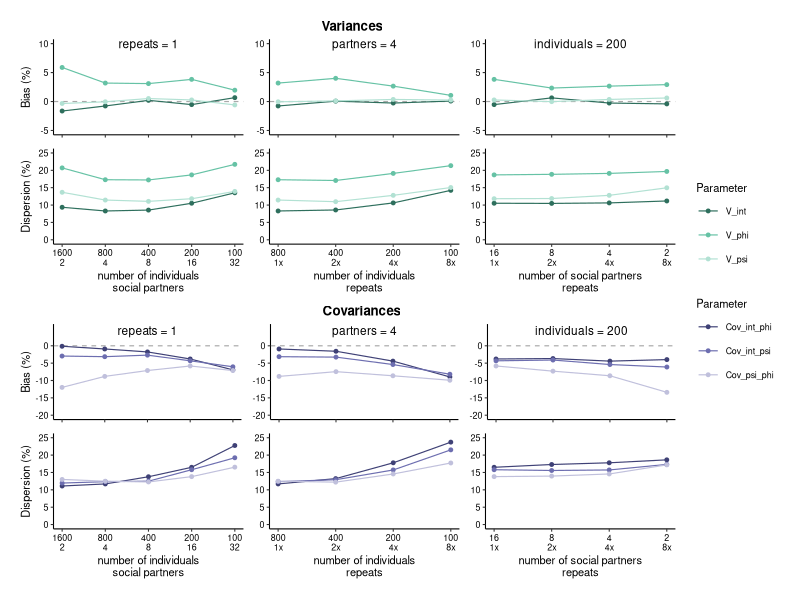

Recreate this plot in R.
library(dplyr)
library(stringr)
library(patchwork)
library(ggplot2)
library(RColorBrewer)
library(forcats)


df1_3200_1600_2_1x  <-read.csv("Output/res_3200_1600_2_1x_M1.csv") 
df1_3200_800_4_1x   <-read.csv("Output/res_3200_800_4_1x_M1.csv") 
df1_3200_400_8_1x   <-read.csv("Output/res_3200_400_8_1x_M1.csv") 
df1_3200_200_16_1x  <-read.csv("Output/res_3200_200_16_1x_M1.csv")
df1_3200_100_32_1x  <-read.csv("Output/res_3200_100_32_1x_M1.csv")

df2_3200_800_4_1x  <-read.csv("Output/res_3200_800_4_1x_M1.csv")
df2_3200_400_4_2x  <-read.csv("Output/res_3200_400_4_2x_M1.csv")
df2_3200_200_4_4x  <-read.csv("Output/res_3200_200_4_4x_M1.csv")
df2_3200_100_4_8x  <-read.csv("Output/res_3200_100_4_8x_M1.csv")

df3_3200_200_16_1x <-read.csv("Output/res_3200_200_16_1x_M1.csv")
df3_3200_200_8_2x  <-read.csv("Output/res_3200_200_8_2x_M1.csv")
df3_3200_200_4_4x  <-read.csv("Output/res_3200_200_4_4x_M1.csv")
df3_3200_200_2_8x  <-read.csv("Output/res_3200_200_2_8x_M1.csv")

df <- gdata::combine(
  df1_3200_1600_2_1x,  
  df1_3200_800_4_1x,  
  df1_3200_400_8_1x,  
  df1_3200_200_16_1x,
  df1_3200_100_32_1x,
  
  df2_3200_800_4_1x,
  df2_3200_400_4_2x,
  df2_3200_200_4_4x,
  df2_3200_100_4_8x,
  
  df3_3200_200_16_1x,
  df3_3200_200_8_2x,
  df3_3200_200_4_4x,
  df3_3200_200_2_8x)

# Means
Malpha   = 1      # mean focal effect
Mepsilon = 0      # mean partner effect
Mpsi     = 0.3    # interaction coefficient psi
Mx       = 0      # mean-centered covariate/opponent trait

# Variances
Valpha   = 0.2    # variance direct effect (mean behaviour)
Vepsilon = 0.01   # variance social partner effect (residual impact)
Vpsi     = 0.1    # variance in slopes (social responsiveness)
Vx       = 1      # variance social partner phenotype (impact covariate)

# Correlations between variance components
r_alpha_epsilon  =  0       # part of Cov int-phi
r_alpha_psi      =  -0.6    # part of Cov int-psi 
r_epsilon_psi    =  -0.6    # part of Cov psi-phi 
r_alpha_x        =  0.6     # part of Cov int-phi 
r_psi_x          =  -0.6    # part of Cov psi-phi 
r_epsilon_x      =  0

df$Q <- df$source
df$Q <- gsub('df','',df$Q)
df$Q <- as.factor(df$Q)
df[c('Q','N','ind','n_per_ind','repeats', 'Model')] <- str_split_fixed(df$Q, '_', 6)
df <- df %>%  mutate(ind = fct_relevel(ind,"1600", "800","400","200","100"))

Vphi <- Mpsi^2 * Vx + Vepsilon
Cov_alpha.phi <- r_alpha_epsilon*(sqrt(Valpha*Vepsilon))+ Mpsi*r_alpha_x*(sqrt(Valpha*Vx))
Cov_psi.phi <- r_epsilon_psi*(sqrt(Vepsilon*Vpsi)) + Mpsi*r_psi_x*(sqrt(Vpsi*Vx))
Cov_alpha.psi <- r_alpha_psi*(sqrt(Valpha*Vpsi))


df$RBias <- NA
df$RBias <- ifelse(df$Parameter=="psi", (df$X50.-Mpsi)/Mpsi, df$RBias)
df$RBias <- ifelse(df$Parameter=="Sigma2_x", (df$X50.-Vx)/Vx, df$RBias)
df$RBias <- ifelse(df$Parameter=="Sigma2_epsilon", (df$X50.-Vepsilon)/Vepsilon, df$RBias)
df$RBias <- ifelse(df$Parameter=="Sigma2_intercept", (df$X50.-Valpha)/Valpha, df$RBias)
df$RBias <- ifelse(df$Parameter=="Sigma2_psi", ((df$X50.-Vpsi)/Vpsi),df$RBias)
df$RBias <- ifelse(df$Parameter=="Sigma2_phi", ((df$X50.-Vphi)/Vphi),df$RBias)
df$RBias <- ifelse(df$Parameter=="cor1", r_alpha_epsilon,df$RBias)
df$RBias <- ifelse(df$Parameter=="cor2", ((df$X50.-r_alpha_psi)/r_alpha_psi),df$RBias)
df$RBias <- ifelse(df$Parameter=="cor3", ((df$X50.-r_epsilon_psi)/r_epsilon_psi),df$RBias)
df$RBias <- ifelse(df$Parameter=="cor4", ((df$X50.-r_alpha_x)/r_alpha_x),df$RBias)
df$RBias <- ifelse(df$Parameter=="cor5", ((df$X50.-r_psi_x)/r_psi_x),df$RBias)
df$RBias <- ifelse(df$Parameter=="cor6", r_epsilon_x,df$RBias)
df$RBias <- ifelse(df$Parameter=="cov_int_psi", ((df$X50.-Cov_alpha.psi)/Cov_alpha.psi),df$RBias)
df$RBias <- ifelse(df$Parameter=="cov_int_phi", ((df$X50.-Cov_alpha.phi)/Cov_alpha.phi),df$RBias)
df$RBias <- ifelse(df$Parameter=="cov_psi_phi", (df$X50.-Cov_psi.phi)/Cov_psi.phi, df$RBias)

#df <- filter(df, Parameter=="psi"|Parameter=="Sigma2_x"|Parameter=="Sigma2_epsilon")

# # Compute summary statistics
# summary <- df %>%
#   group_by(Q,N,ind,n_per_ind,repeats, Parameter) %>%
#   summarise(
#     mean_bias = mean(RBias),
#     .groups = 'drop'
#   )



df <- filter(df, Parameter=="Sigma2_intercept"|Parameter=="Sigma2_psi"|Parameter=="Sigma2_phi"|
             Parameter=="cov_int_psi"|Parameter=="cov_int_phi"|Parameter=="cov_psi_phi")

df$Sim_estimate <- NA
df$Sim_estimate <- ifelse(df$Parameter=="Sigma2_intercept", Valpha, df$Sim_estimate)
df$Sim_estimate <- ifelse(df$Parameter=="Sigma2_psi",Vpsi, df$Sim_estimate)
df$Sim_estimate <- ifelse(df$Parameter=="Sigma2_phi",  Vphi, df$Sim_estimate)
df$Sim_estimate <- ifelse(df$Parameter=="cov_int_psi", Cov_alpha.psi, df$Sim_estimate)
df$Sim_estimate <- ifelse(df$Parameter=="cov_int_psi", Cov_alpha.phi, df$Sim_estimate)
df$Sim_estimate <- ifelse(df$Parameter=="cov_int_psi", Cov_psi.phi, df$Sim_estimate)

RMAD <- function(x) {
  mean_x <- mean(x)
  mae <- mean(abs(x - mean_x))
  mean_abs <- mean(abs(x))
  
  if (mean_abs == 0) return(NA_real_)
  return(mae / mean_abs)
}

# Compute summary statistics
summary <- df %>%
  group_by(Q,N,ind,n_per_ind,repeats, Parameter, Sim_estimate) %>%
  summarise(
    mean_bias = mean(RBias), # Single point
    sd_bias = sd(RBias),# Dispersion measure
    RMAD = RMAD(X50.),
    .groups = 'drop'
  )

# Plot bias and dispersion
dfv_Q1 <- filter(summary, Q==1, Parameter=="Sigma2_intercept"|Parameter=="Sigma2_psi"|Parameter=="Sigma2_phi")
dfv_Q1$ind <- as.numeric(as.factor(dfv_Q1$ind))

dfv_Q2 <- filter(summary, Q==2, Parameter=="Sigma2_intercept"|Parameter=="Sigma2_psi"|Parameter=="Sigma2_phi")
dfv_Q2$ind <- as.numeric(as.factor(dfv_Q2$ind))


dfv_Q3 <- filter(summary, Q==3, Parameter=="Sigma2_intercept"|Parameter=="Sigma2_psi"|Parameter=="Sigma2_phi")
dfv_Q3$n_per_ind <- fct_relevel(dfv_Q3$n_per_ind, "16","8","4","2")
dfv_Q3$n_per_ind <- as.numeric(as.factor(dfv_Q3$n_per_ind))

# Plot bias and dispersion
dfc_Q1 <- filter(summary, Q==1, Parameter=="cov_int_psi"|Parameter=="cov_int_phi"|Parameter=="cov_psi_phi")
dfc_Q1$ind <- as.numeric(as.factor(dfc_Q1$ind))

dfc_Q2 <- filter(summary, Q==2, Parameter=="cov_int_psi"|Parameter=="cov_int_phi"|Parameter=="cov_psi_phi")
dfc_Q2$ind <- as.numeric(as.factor(dfc_Q2$ind))

dfc_Q3 <- filter(summary, Q==3, Parameter=="cov_int_psi"|Parameter=="cov_int_phi"|Parameter=="cov_psi_phi")
dfc_Q3$n_per_ind <- fct_relevel(dfc_Q3$n_per_ind,  "16","8","4","2")
dfc_Q3$n_per_ind <- as.numeric(as.factor(dfc_Q3$n_per_ind))



# === Bias Plot ===
B1 <- ggplot(dfv_Q1, aes(x = as.numeric(ind), y = mean_bias*100, color = Parameter, group = Parameter)) + 
  geom_hline(yintercept = 0, linetype = "dashed", color = "darkgrey", size=0.4) +  # Reference line at 0
  geom_line(size=0.4) + 
  geom_point(size=1) +
  scale_x_continuous(name="number of individuals\nsocial partners", 
                     breaks=c(1:5), labels=c("1600\n2","800\n4","400\n8","200\n16", "100\n32")) +
  scale_y_continuous(name="Bias (%)", limits=c(-5,10), breaks = seq(-5, 10, 5)) +
  scale_color_manual(values=c("#2E6F5D", "#66C2A5", "#B2E1D3"), 
                     labels=c("\U1D449\U1D6FC", "\U1D449\U1D719", "\U1D449\U1D713")) +
  annotate("text", x=3, y=10, label= "repeats = 1",size=3) +
  theme_bw(base_size = 8) +
  theme(
    panel.grid.major = element_blank(),
    panel.grid.minor = element_blank(),
    panel.border = element_blank(),
    axis.text.x = element_blank(),
    axis.line = element_line(),
    axis.title.x = element_blank(),
    axis.text = element_text(color="black"),
    legend.position = "none"
  ) 

D1 <- ggplot(dfv_Q1, aes(x = ind, y = RMAD*100, color = Parameter, group = Parameter)) + 
  geom_line(size=0.4) +
  geom_point(size=1) +
  scale_x_continuous(name="number of individuals\nsocial partners", 
                     breaks=c(1:5), labels=c("1600\n2","800\n4","400\n8","200\n16", "100\n32")) +
  scale_y_continuous(name="Dispersion (%)", limits=c(0, 25)) +
  scale_color_manual(values=c("#2E6F5D", "#66C2A5", "#B2E1D3")) +
  theme_bw(base_size = 8) +
  theme(
    panel.grid.major = element_blank(),
    panel.grid.minor = element_blank(),
    panel.border = element_blank(),
    axis.line = element_line(),
    axis.text = element_text(color="black"),
    legend.position = "none"
  ) 

# === Bias Plot ===
B2 <- ggplot(dfv_Q2, aes(x = as.numeric(ind), y = mean_bias*100, color = Parameter, group = Parameter)) + 
  geom_hline(yintercept = 0, linetype = "dashed", color = "darkgrey", size=0.4) + # Reference line at 0
  geom_line(size=0.4) + 
  geom_point(size=1) +
  scale_x_continuous(breaks=c(1:4)) +
  scale_y_continuous(name="Bias (%)", limits=c(-5,10), breaks = seq(-5, 10, 5)) +
  scale_color_manual(values=c("#2E6F5D", "#66C2A5", "#B2E1D3"), 
                     labels=c("\U1D449\U1D6FC", "\U1D449\U1D719", "\U1D449\U1D713")) +
  theme_bw(base_size = 8) +
  annotate("text", x=3.5, y=10, label= "partners = 4",size=3) +
  labs(title="             Variances")+
  theme(
    panel.grid.major = element_blank(),
    panel.grid.minor = element_blank(),
    panel.border = element_blank(),
    axis.text.x = element_blank(),
    axis.title.x = element_blank(),
    axis.title.y = element_blank(),
    axis.line = element_line(),
    plot.title = element_text(face = "bold"),
    axis.text = element_text(color="black"),
    legend.position = "none"
  ) 

D2 <- ggplot(dfv_Q2, aes(x = ind, y = RMAD*100, color = Parameter, group = Parameter)) + 
  geom_line(size=0.4) +
  geom_point(size=1) +
  scale_x_continuous(name="number of individuals\nrepeats", breaks=c(2,3,4,5), labels=c("800\n1x", "400\n2x","200\n4x","100\n8x"))+
  scale_y_continuous(name="Dispersion (%)", limits=c(0, 25)) +
  scale_color_manual(values=c("#2E6F5D", "#66C2A5", "#B2E1D3")) +
  theme_bw(base_size = 8) +
  theme(
    panel.grid.major = element_blank(),
    panel.grid.minor = element_blank(),
    panel.border = element_blank(),
    axis.line = element_line(),
    axis.title.y = element_blank(),
    axis.text = element_text(color="black"),
    axis.ticks = element_line(),
    legend.position = "none"
  ) 


# === Bias Plot ===
B3 <- ggplot(dfv_Q3, aes(x = as.numeric(n_per_ind), y = mean_bias*100, color = Parameter, group = Parameter)) + 
  geom_hline(yintercept = 0, linetype = "dashed", color = "darkgrey", size=0.4) +  # Reference line at 0
  geom_line(size=0.4) + 
  geom_point(size=1) +
  scale_x_continuous(name="number of social partners\nrepeats", 
                     breaks=c(1,2,3,4)) +
  scale_y_continuous(name="Bias (%)", limits=c(-5,10), breaks = seq(-5, 10, 5)) +
  scale_color_manual(values=c("#2E6F5D", "#66C2A5", "#B2E1D3"), 
                     labels=c("V_int", "V_phi", "V_psi")) +
  annotate("text", x=2.5, y=10, label= "individuals = 200",size=3) +
  theme_bw(base_size = 8) +
  theme(
    panel.grid.major = element_blank(),
    panel.grid.minor = element_blank(),
    panel.border = element_blank(),
    axis.text.x = element_blank(),
    axis.title.x = element_blank(),
    axis.title.y = element_blank(),
    axis.line = element_line(),
    axis.text = element_text(color="black"),
    legend.position = "right"
  ) 

D3 <- ggplot(dfv_Q3, aes(x = as.numeric(n_per_ind), y = RMAD*100, color = Parameter, group = Parameter)) + 
  geom_line(size=0.4) + 
  geom_point(size=1) +
  scale_x_continuous(name="number of social partners\nrepeats", breaks=c(1,2,3,4), labels=c("16\n1x","8\n2x","4\n4x", "2\n8x"))+
  scale_y_continuous(name="Dispersion (%)", limits=c(0, 25)) +
  scale_color_manual(values=c("#2E6F5D", "#66C2A5", "#B2E1D3")) +
  theme_bw(base_size = 8) +
  theme(
    panel.grid.major = element_blank(),
    panel.grid.minor = element_blank(),
    panel.border = element_blank(),
    axis.line = element_line(),
    axis.title.y = element_blank(),
    axis.text = element_text(color="black"),
    axis.ticks = element_line(),
    legend.position = "none"
  ) 



# === Bias Plot ===
C_b1 <- ggplot(dfc_Q1, aes(x = as.numeric(ind), y = mean_bias*100, color = Parameter, , group = Parameter)) + 
  geom_hline(yintercept = 0, linetype = "dashed", color = "darkgrey", size=0.4) +  # Reference line at 0
  geom_line(size=0.4) + 
  geom_point(size=1) +
  scale_x_continuous(name="number of individuals\nsocial partners", 
                     breaks=c(1:5), labels=c("1600\n2","800\n4","400\n8","200\n16", "100\n32")) +
  scale_y_continuous(name="Bias (%)", limits=c(-20,5), breaks = seq(-20,0,5))+
  scale_color_manual(values=c( "#3F4176", "#6D6EB0", "#C0C0DC"), 
                     labels=c("\U1D449\U1D6FC", "\U1D449\U1D719", "\U1D449\U1D713")) +
  annotate("text", x=3, y=4.4, label= "repeats = 1",size=3) +
  theme_bw(base_size = 8) +
  theme(
    panel.grid.major = element_blank(),
    panel.grid.minor = element_blank(),
    panel.border = element_blank(),
    axis.text.x = element_blank(),
    axis.line = element_line(),
    axis.title.x = element_blank(),
    axis.text = element_text(color="black"),
    legend.position = "none"
  ) 

C_d1 <- ggplot(dfc_Q1, aes(x = ind, y = RMAD*100, color = Parameter, group = Parameter)) + 
  geom_line(size=0.4) +
  geom_point(size=1) +
  scale_x_continuous(name="number of individuals\nsocial partners", 
                     breaks=c(1:5), labels=c("1600\n2","800\n4","400\n8","200\n16", "100\n32")) +
  scale_y_continuous(name="Dispersion (%)", limits=c(0, 25)) +
  scale_color_manual(values=c( "#3F4176", "#6D6EB0", "#C0C0DC")) +
  theme_bw(base_size = 8) +
  theme(
    panel.grid.major = element_blank(),
    panel.grid.minor = element_blank(),
    panel.border = element_blank(),
    axis.line = element_line(),
    axis.text = element_text(color="black"),
    legend.position = "none"
  ) 

# Plot bias and dispersion

# === Bias Plot ===
C_b2 <- ggplot(dfc_Q2, aes(x = as.numeric(ind), y = mean_bias*100, color = Parameter, group = Parameter)) + 
  geom_hline(yintercept = 0, linetype = "dashed", color = "darkgrey", size=0.4) +  # Reference line at 0
  geom_line(size=0.4) + 
  geom_point(size=1) +
  scale_x_continuous(name="number of individuals\nrepeats", breaks=c(2,3,4,5), labels=c("800\n1x", "400\n2x","200\n4x","100\n8x"))+
  scale_y_continuous(name="Bias (%)", limits=c(-20,5), breaks = seq(-20,0,5))+
  scale_color_manual(values=c( "#3F4176", "#6D6EB0", "#C0C0DC"), 
                     labels=c("\U1D449\U1D6FC", "\U1D449\U1D719", "\U1D449\U1D713")) +
  theme_bw(base_size = 8) +
  annotate("text", x=3.5, y=4.4, label= "partners = 4",size=3) +
  labs(title="             Covariances")+
  theme(
    panel.grid.major = element_blank(),
    panel.grid.minor = element_blank(),
    panel.border = element_blank(),
    axis.text.x = element_blank(),
    axis.title.x = element_blank(),
    axis.title.y = element_blank(),
    axis.line = element_line(),
    plot.title = element_text(face = "bold"),
    axis.text = element_text(color="black"),
    legend.position = "none"
  ) 

C_d2 <- ggplot(dfc_Q2, aes(x = ind, y = RMAD*100, color = Parameter, group = Parameter)) + 
  geom_line(size=0.4) +
  geom_point(size=1) +
  scale_x_continuous(name="number of individuals\nrepeats", breaks=c(2,3,4,5), labels=c("800\n1x", "400\n2x","200\n4x","100\n8x"))+
  scale_y_continuous(name="Dispersion (%)", limits=c(0, 25)) +
  scale_color_manual(values=c( "#3F4176", "#6D6EB0", "#C0C0DC")) +
  theme_bw(base_size = 8) +
  theme(
    panel.grid.major = element_blank(),
    panel.grid.minor = element_blank(),
    panel.border = element_blank(),
    axis.line = element_line(),
    axis.title.y = element_blank(),
    axis.text = element_text(color="black"),
    axis.ticks = element_line(),
    legend.position = "none"
  ) 

# Plot bias and dispersion

# === Bias Plot ===
C_b3 <- ggplot(dfc_Q3, aes(x = as.numeric(n_per_ind), y = mean_bias*100, color = Parameter, group = Parameter)) + 
  geom_hline(yintercept = 0, linetype = "dashed", color = "darkgrey", size=0.4) +  # Reference line at 0
  geom_line(size=0.4) + 
  geom_point(size=1) +
  scale_x_continuous(name="number of social partners\nrepeats", breaks=c(1,2,3,4), labels=c("16\n1x","8\n2x","4\n4x", "2\n8x"))+
  scale_y_continuous(name="Bias (%)", limits=c(-20,5), breaks = seq(-20,0,5))+
  scale_color_manual(values=c( "#3F4176", "#6D6EB0", "#C0C0DC"), 
                     labels=c("Cov_int_phi", "Cov_int_psi", "Cov_psi_phi")) +
  
  annotate("text", x=2.5, y=4.4, label= "individuals = 200",size=3) +
  
  theme_bw(base_size = 8) +
  theme(
    panel.grid.major = element_blank(),
    panel.grid.minor = element_blank(),
    panel.border = element_blank(),
    axis.text.x = element_blank(),
    axis.title.x = element_blank(),
    axis.title.y = element_blank(),
    axis.line = element_line(),
    axis.text = element_text(color="black"),
    legend.position = "right"
  ) 

C_d3 <- ggplot(dfc_Q3, aes(x = as.numeric(n_per_ind), y = RMAD*100, color = Parameter, group = Parameter)) + 
  geom_line(size=0.4) + 
  geom_point(size=1) +
  scale_x_continuous(name="number of social partners\nrepeats", breaks=c(1,2,3,4), labels=c("16\n1x","8\n2x","4\n4x", "2\n8x"))+
  scale_y_continuous(name="Dispersion (%)", limits=c(0, 25)) +
  scale_color_manual(values=c( "#3F4176", "#6D6EB0", "#C0C0DC")) +
  theme_bw(base_size = 8) +
  theme(
    panel.grid.major = element_blank(),
    panel.grid.minor = element_blank(),
    panel.border = element_blank(),
    axis.line = element_line(),
    axis.title.y = element_blank(),
    axis.text = element_text(color="black"),
    axis.ticks = element_line(),
    legend.position = "none"
  ) 

patch1 <- (B1+B2+B3)/(D1 + D2 + D3)/(C_b1+C_b2+C_b3)/(C_d1 + C_d2 + C_d3) + plot_layout(guides = 'collect')
wrap_elements(panel = patch1) + 
  theme(
    plot.tag = element_text(size = rel(1)),
    plot.tag.position = "bottom"
  ) 
